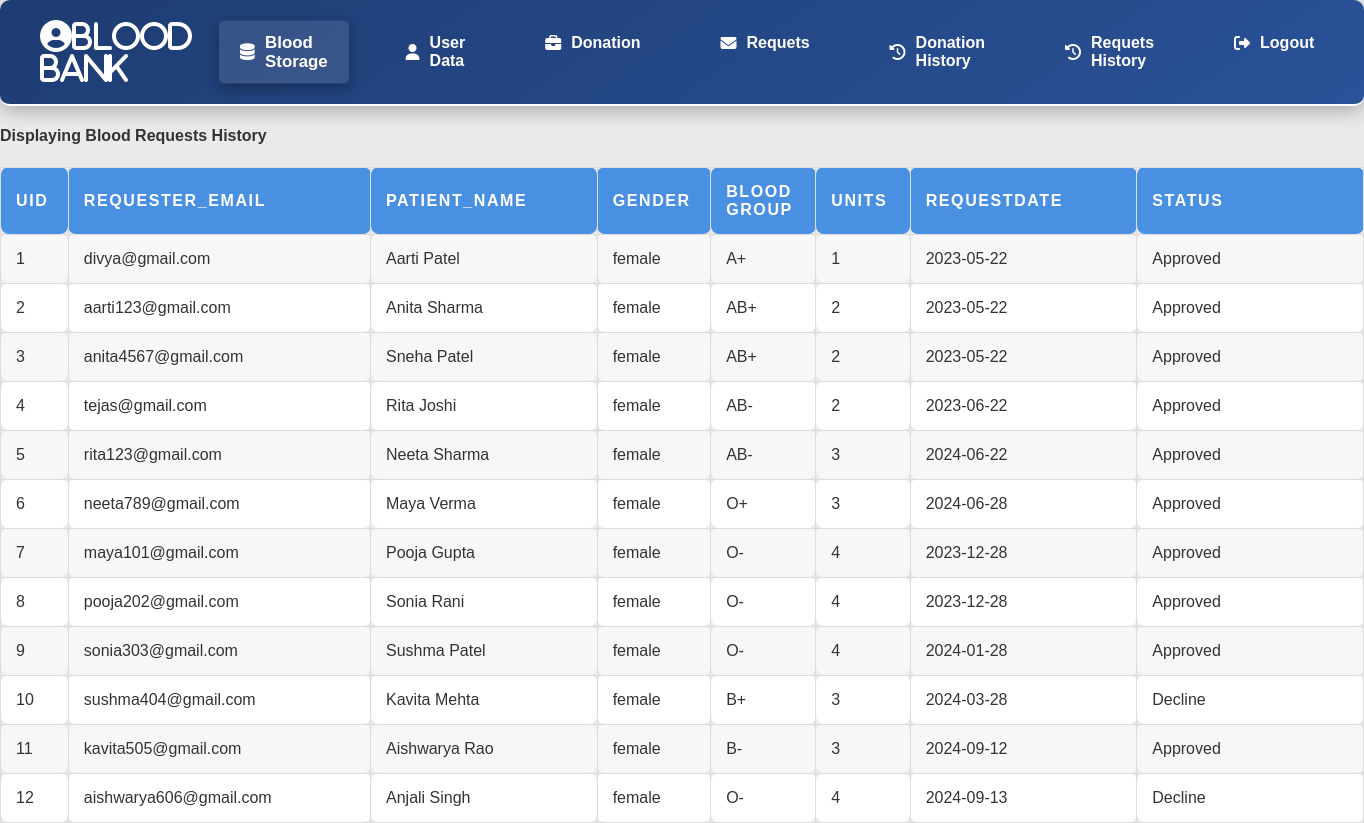
Page /admin/requesthistory.php (signed in) on the committed database.
### tables this page shows
CREATE TABLE requesthistory (
  UID int(10) NOT NULL,
  R_EMAIL varchar(50) NOT NULL,
  P_NAME varchar(50) NOT NULL,
  P_GENDER varchar(10) NOT NULL,
  P_BLOODGRP varchar(10) NOT NULL,
  UNITS int(10) NOT NULL,
  REQUEST_DATE date NOT NULL,
  STATUSS varchar(15) NOT NULL
);

### admin/requesthistory.php (the view, shortened to what this page needs)
<!DOCTYPE html>
<html lang="en">
<!DOCTYPE html>
<html lang="en">
<head>
</head>
<body>
       <?php
        include("../connection.php");
         $query ="SELECT * FROM `requesthistory`";
         $data = mysqli_query($conn,$query);
         $total = mysqli_num_rows($data);
         if($total > 0)
         {
            ?>
                <h4> Displaying Blood Requests History</h4>
                <center>
                  <table width="100%" cellspacing="3" id="t01">
                       <tr>
                       <th width="3%">Uid</th>
                       <th  width="20%">Requester_Email</th>
                       <th  width="15%">Patient_Name</th>
                       <th  width="3%">Gender</th>
                       <th  width="5%">Blood Group</th>
                       <th width="5%">Units</th>
                       <th width="15%">RequestDate</th>
                       <th width="15%">Status</th>
                       </tr>
        <?php
            while($res = mysqli_fetch_assoc($data))
            {
                echo"<tr>
                        <td>".$res['UID']."</td>
                        <td>".$res['R_EMAIL']."</td>
                        <td>".$res['P_NAME']."</td>
                        <td>".$res['P_GENDER']."</td>
                        <td>".$res['P_BLOODGRP']."</td>
                        <td>".$res['UNITS']."</td>
                        <td>".$res['REQUEST_DATE']."</td>
                        <td>".$res['STATUSS']."</td>
                    </tr>";
            }
          }
            else{
                echo"<center><h2> zero records Found</h2></center>";
            }
         ?>
       </table>
      </center>
</body>
</html>

### css/admin.css (style rules this page uses)
body { font-family: 'Arial', sans-serif; margin: 0; padding: 0; background-color: #eaeaea; color: #333; }
nav { display: flex; justify-content: space-between; align-items: center; background: linear-gradient(145deg, #1e3c72, #2a5298); padding: 20px 40px; box-shadow: 0 4px 20px rgba(0, 0, 0, 0.3); position: sticky; top: 0; z-index: 1000; border-bottom: 2px solid #ffffff; border-radius: 10px; }
nav .logo { font-size: 28px; color: #fff; font-weight: 700; display: flex; align-items: center; }
nav .logo i { margin-right: 10px; font-size: 32px; }
ul { display: flex; list-style: none; margin: 0; padding: 0; flex-grow: 1; }
ul li { margin: 0 20px; }
ul li a { color: #fff; font-size: 16px; font-weight: 600; text-decoration: none; padding: 12px 20px; border-radius: 5px; display: flex; align-items: center; transition: background-color 0.3s ease, transform 0.3s ease, box-shadow 0.3s ease; }
ul li a i { margin-right: 10px; }
ul li a:hover, .active { background-color: rgba(255, 255, 255, 0.1); transform: scale(1.05); box-shadow: 0 4px 12px rgba(0, 0, 0, 0.3); }
table { width: 100%; border-collapse: collapse; margin-top: 20px; }
table th, table td { padding: 15px; text-align: left; border-bottom: 2px solid #ddd; font-size: 16px; }
table th { background-color: #4a90e2; color: white; font-weight: bold; text-transform: uppercase; letter-spacing: 0.1em; }
table td { background-color: #fff; color: #333; }
table tr:nth-child(even) td { background-color: #f7f7f7; }
table tr:nth-child(odd) td { background-color: #fff; }
table, table th, table td { border: 1px solid #ddd; border-radius: 8px; }

### rows in the picture
requesthistory: UID "1", R_EMAIL "divya@gmail.com", P_NAME "Aarti Patel", P_GENDER "female", P_BLOODGRP "A+", UNITS "1", REQUEST_DATE "2023-05-22", STATUSS "Approved"
requesthistory: UID "2", R_EMAIL "aarti123@gmail.com", P_NAME "Anita Sharma", P_GENDER "female", P_BLOODGRP "AB+", UNITS "2", REQUEST_DATE "2023-05-22", STATUSS "Approved"
requesthistory: UID "3", R_EMAIL "anita4567@gmail.com", P_NAME "Sneha Patel", P_GENDER "female", P_BLOODGRP "AB+", UNITS "2", REQUEST_DATE "2023-05-22", STATUSS "Approved"
requesthistory: UID "4", R_EMAIL "tejas@gmail.com", P_NAME "Rita Joshi", P_GENDER "female", P_BLOODGRP "AB-", UNITS "2", REQUEST_DATE "2023-06-22", STATUSS "Approved"
requesthistory: UID "5", R_EMAIL "rita123@gmail.com", P_NAME "Neeta Sharma", P_GENDER "female", P_BLOODGRP "AB-", UNITS "3", REQUEST_DATE "2024-06-22", STATUSS "Approved"
requesthistory: UID "6", R_EMAIL "neeta789@gmail.com", P_NAME "Maya Verma", P_GENDER "female", P_BLOODGRP "O+", UNITS "3", REQUEST_DATE "2024-06-28", STATUSS "Approved"
requesthistory: UID "7", R_EMAIL "maya101@gmail.com", P_NAME "Pooja Gupta", P_GENDER "female", P_BLOODGRP "O-", UNITS "4", REQUEST_DATE "2023-12-28", STATUSS "Approved"
requesthistory: UID "8", R_EMAIL "pooja202@gmail.com", P_NAME "Sonia Rani", P_GENDER "female", P_BLOODGRP "O-", UNITS "4", REQUEST_DATE "2023-12-28", STATUSS "Approved"
requesthistory: UID "9", R_EMAIL "sonia303@gmail.com", P_NAME "Sushma Patel", P_GENDER "female", P_BLOODGRP "O-", UNITS "4", REQUEST_DATE "2024-01-28", STATUSS "Approved"
requesthistory: UID "10", R_EMAIL "sushma404@gmail.com", P_NAME "Kavita Mehta", P_GENDER "female", P_BLOODGRP "B+", UNITS "3", REQUEST_DATE "2024-03-28", STATUSS "Decline"
requesthistory: UID "11", R_EMAIL "kavita505@gmail.com", P_NAME "Aishwarya Rao", P_GENDER "female", P_BLOODGRP "B-", UNITS "3", REQUEST_DATE "2024-09-12", STATUSS "Approved"
requesthistory: UID "12", R_EMAIL "aishwarya606@gmail.com", P_NAME "Anjali Singh", P_GENDER "female", P_BLOODGRP "O-", UNITS "4", REQUEST_DATE "2024-09-13", STATUSS "Decline"
